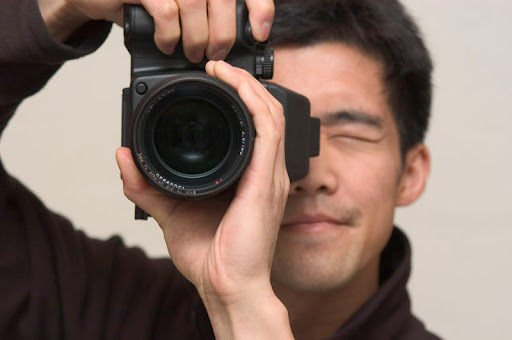
#> input picture images/ren.jpg, 512 x 340 px
$ jupyter execute kuwahara.ipynb
#> lines starting #> are read from the running program, lines starting #| are printed output that depends on the picture
[cell 1]
from PIL import Image, ImageFilter
import matplotlib.pyplot as plt
import math
import numpy as np
from numba import njit
import cv2

[cell 2]
img = Image.open("../images/ren.jpg")
#> img is the input picture: PIL image 512x340 RGB; mean R, G, B 134.9, 113.9, 104

[cell 3]
plt.imshow(img)
plt.axis('off')
plt.show()

#### Gaussian blur

[cell 4]
blurred = img.filter(ImageFilter.GaussianBlur(radius=12))
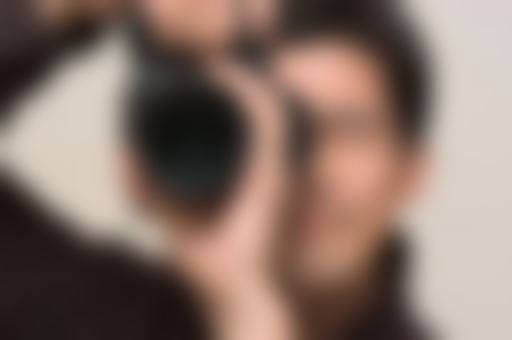
#> blurred: PIL image 512x340 RGB; mean R, G, B 135, 113.9, 103.9
img = blurred

[cell 5]
plt.imshow(blurred)
plt.axis('off')
plt.show()

#### Bilateral filtering

[cell 6]
img = img.convert('RGB')
img_np = np.array(img)
img_cv = cv2.cvtColor(img_np, cv2.COLOR_RGB2HSV)
#> img_cv: shape (340, 512, 3); mean H, S, V 17.5, 64, 135

filtered = np.zeros_like(img_cv)
for i in range(3):
    filtered[:, :, i] = cv2.bilateralFilter(img_cv[:, :, i], d=15, sigmaColor=75, sigmaSpace=75)
#> filtered: shape (340, 512, 3); mean H, S, V 17.4, 64, 135

filtered_rgb = cv2.cvtColor(filtered, cv2.COLOR_HSV2RGB)
img = Image.fromarray(filtered_rgb)

[cell 7]
plt.imshow(img)
plt.axis('off')
plt.show()

### Code for Kuwahara filter below (could prob be optimized)

[cell 8]
window_size = 10

# Convert to HSV and get NumPy array once
img = img.convert('HSV')
#> img: PIL image 512x340 HSV; mean H, S, V 23.8, 65.1, 135
img_np = np.array(img)
height, width = img.height, img.width
#> height = 340; width = 512

# New image to store results
result_np = np.zeros_like(img_np)

# Size of each quadrant of a window
quadrant_size = math.ceil(window_size / 2)

for y in range(0, height, 2):
    for x in range(0, width, 2):
        tl_x = max(0, int(np.floor(x - (window_size / 2))))
        tl_y = max(0, int(np.floor(y - (window_size / 2))))
        mid_x = min(width, tl_x + quadrant_size)
        mid_y = min(height, tl_y + quadrant_size)
        wind_x = min(width, tl_x + window_size)
        wind_y = min(height, tl_y + window_size)

        # Extract quadrants
        quadrant_a = img_np[tl_y:mid_y, tl_x:mid_x]
        quadrant_b = img_np[tl_y:mid_y, mid_x:wind_x]
        quadrant_c = img_np[mid_y:wind_y, tl_x:mid_x]
        quadrant_d = img_np[mid_y:wind_y, mid_x:wind_x]

        quadrants = [quadrant_a, quadrant_b, quadrant_c, quadrant_d]

        # compute stdevs
        sigmas = []
        for q in quadrants:
            if q.size == 0:
                sigmas.append(np.inf)
            else:
                sigmas.append(np.std(q[:, :, 2]))

        # Select quadrant with least std dev
        minIndex = np.argmin(sigmas)
        quadrant = quadrants[minIndex]

        # Average H, S, V values
        h = int(np.mean(quadrant[:, :, 0]))
        s = int(np.mean(quadrant[:, :, 1]))
        v = int(np.mean(quadrant[:, :, 2]))

        result_np[y, x] = [h, s, v]

        for dy in range(2):
            for dx in range(2):
                yy = y + dy
                xx = x + dx
                if yy < height and xx < width:
                    result_np[yy, xx] = [h, s, v]
#> result_np: shape (340, 512, 3); mean of channels 0, 1, 2 23.7, 64.6, 134.5

result = Image.fromarray(result_np, 'HSV')

[cell 9]
blurred = result.convert('RGB').filter(ImageFilter.GaussianBlur(radius=1.75))

[cell 10]
# interpolation
small_result = result.resize((width//2, height//2), Image.BILINEAR)
#> small_result: PIL image 256x170 HSV; mean H, S, V 23.8, 64.6, 134.6
result_blended = small_result.resize((width, height), Image.BICUBIC)
#> result_blended: PIL image 512x340 HSV; mean H, S, V 23.8, 64.6, 134.6
large_result = result.resize((width*2, height*2), Image.BICUBIC)
#> large_result: PIL image 1024x680 HSV; mean H, S, V 23.7, 64.6, 134.5

[cell 11]
plt.imshow(result_blended)
plt.axis('off')
plt.show()

[cell 12]
plt.imshow(blurred)
plt.axis('off')
plt.show()

[cell 13]
plt.imshow(result)
plt.axis('off')
plt.show()


$ run again, with images/aliasing.png saved as images/ren.jpg
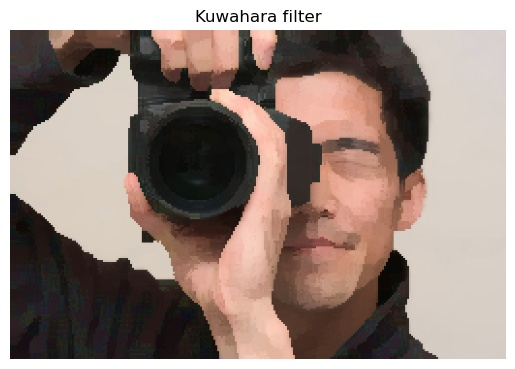
#> input picture images/aliasing.png, 515 x 369 px
#> img is the input picture: PIL image 515x369 RGB; mean R, G, B 150.3, 133.4, 125.4
#> `blurred = img.filter(ImageFilter.GaussianBlur(radius=12))`:
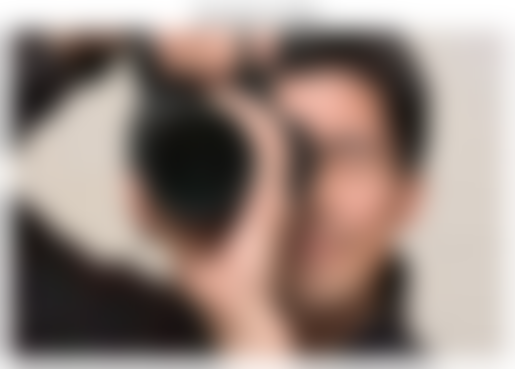
#> blurred: PIL image 515x369 RGB; mean R, G, B 151.1, 134.2, 126.2
#> img_cv: shape (369, 515, 3); mean H, S, V 18.6, 46.3, 151.1
#> img: PIL image 515x369 HSV; mean H, S, V 25.2, 47.2, 151.1
#> small_result: PIL image 257x184 HSV; mean H, S, V 24.6, 46.7, 151
#> result_blended: PIL image 515x369 HSV; mean H, S, V 24.6, 46.7, 151
#> large_result: PIL image 1030x738 HSV; mean H, S, V 24.6, 46.7, 151

$ run again, with images/benchmark.png saved as images/ren.jpg
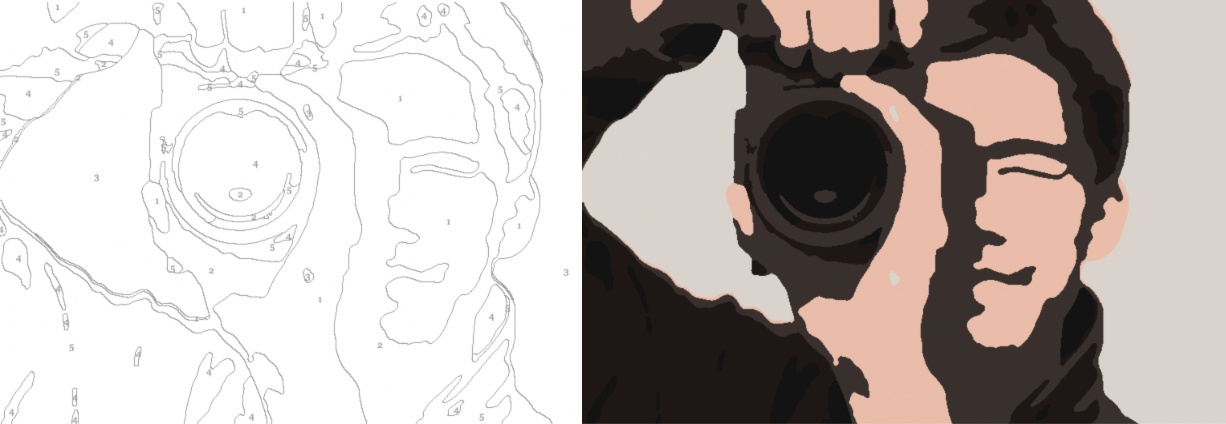
#> input picture images/benchmark.png, 1226 x 424 px
#> img is the input picture: PIL image 1226x424 RGB; mean R, G, B 188, 180, 176.5
#> `blurred = img.filter(ImageFilter.GaussianBlur(radius=12))`:
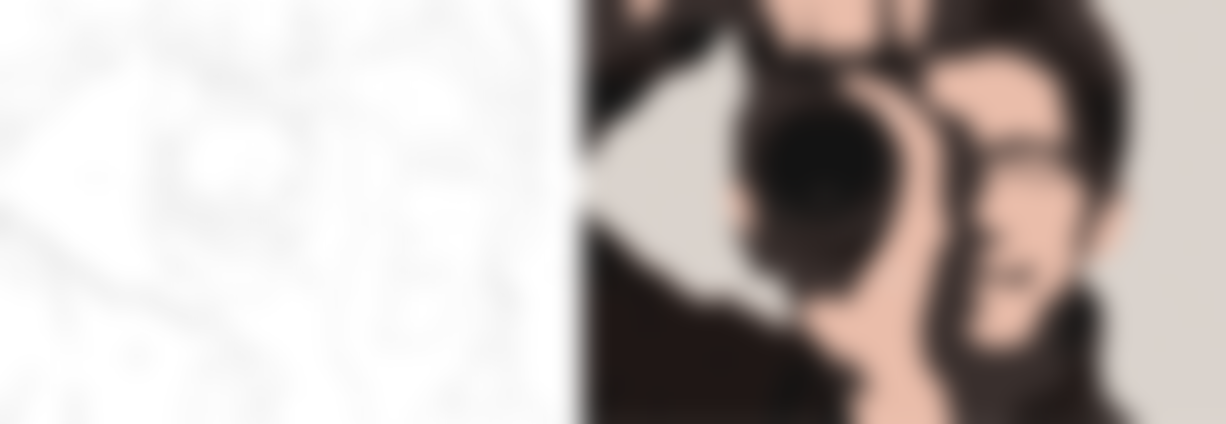
#> blurred: PIL image 1226x424 RGB; mean R, G, B 188.1, 180.2, 176.7
#> img_cv: shape (424, 1226, 3); mean H, S, V 5, 24.2, 188.1
#> img: PIL image 1226x424 HSV; mean H, S, V 6.4, 24.7, 188.1
#> small_result: PIL image 613x212 HSV; mean H, S, V 6.2, 24.6, 187.9
#> result_blended: PIL image 1226x424 HSV; mean H, S, V 6.2, 24.6, 187.9
#> large_result: PIL image 2452x848 HSV; mean H, S, V 6.2, 24.6, 187.9
